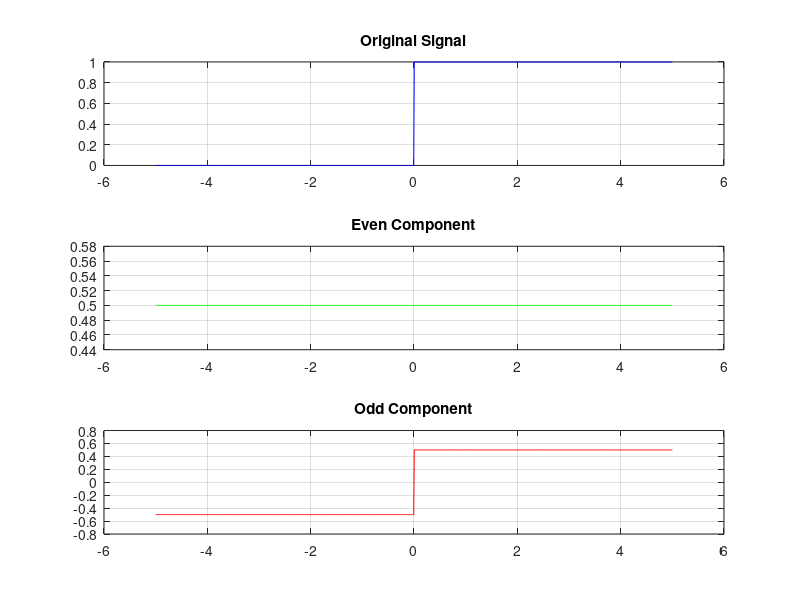

MATLAB code for this plot:
clc;  clear; close all;

t = linspace(-5, 5, 1000);
x = double(t >= 0); % Unit step as square-like signal

x_reverse = fliplr(x);
xe = 0.5*(x + x_reverse);
xo = 0.5*(x - x_reverse);

subplot(3,1,1); 
plot(t,x,'b'); 
title('Original Signal'); 
grid on;

subplot(3,1,2);
plot(t,xe,'g'); 
title('Even Component'); 
grid on;

subplot(3,1,3);
plot(t,xo,'r'); 
title('Odd Component'); 
grid on;
